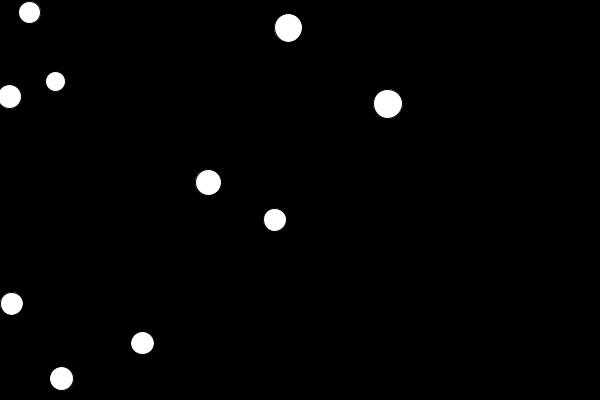
Frame 1 (no input)
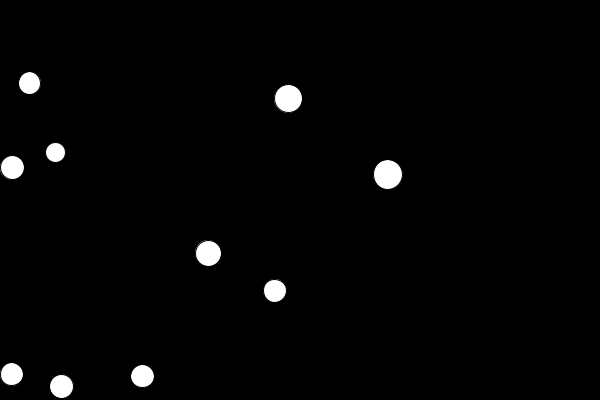
Frame 60 (the mouse pressed at the canvas centre just before this capture)
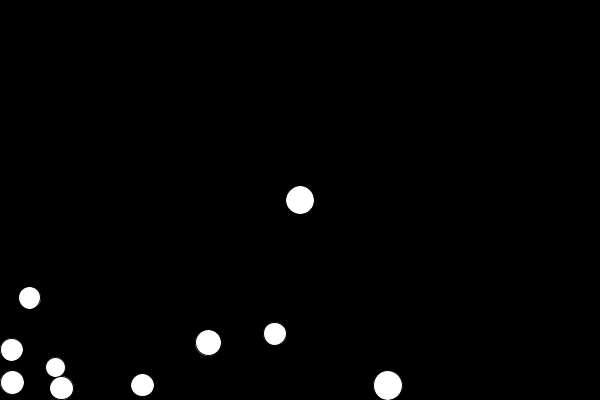
Frame 120 (the mouse held since frame 60 and released just before this capture)

The Processing sketch that drew these frames (run headless with seeded random() and noise(); from frame 60 on, the mouse is pressed at the canvas centre):

// Processing sketch: SimpleBall
// ── SimpleBall.pde
//Initiate an array of objects
Collider[] collide; 

//create some global constants

//the number of particles we will create
int particles = 10;

//some values that will drive the physics in our virtual space
float bounce = 0.005;
float gravity = 0.04;
float friction = -0.7;

void setup(){
  size(600,400);
  collide = new Collider[particles];
  
  for(int i = 0; i <particles; i++) {
    //PVector x,y --> random diameter, index
   collide[i] = new Collider(new PVector(random(width), random(height)), random(20,30), i); 
  }
  
}

void draw() {
 background(0); 
 
 for (Collider c : collide) {
  c.drawit(); 
  c.move();
  c.selected();
 }
}

//our object class - lets add some collisions
class Collider{
  
  PVector loc;
  PVector force = new PVector(0,0);
  float diameter;
  
  //will be useful
  int id;
  
  //make a constructor
  Collider(PVector locin, float di, int idi) {
    loc = locin;
    diameter = di;
    id = idi;
    
  }
  
    void move() {
    force.y+=gravity;
    loc.x+=force.x;
    loc.y+=force.y;
    
    if (loc.x+diameter/2 > width) { //when they hit the ground they'll my multiplited by friction and reposition -- a diminishing effect that pulls on it when it drops, dampening effect
      loc.x = width-diameter/2; 
      force.x*=friction;
    } else if (loc.x - diameter/2 <0) {
      loc.x=diameter/2;
      force.x*=friction;
    }
    if (loc.y+diameter/2 > height) {
      loc.y = height-diameter/2; 
      force.y*=friction;
    } else if (loc.y - diameter/2 <0) {
      loc.y=diameter/2;
      force.y*=friction;
    }
  }
  
  void drawit() {
   ellipse(loc.x, loc.y, diameter, diameter); 
  }
  
  void selected() {
   if(mousePressed) {
    if (dist(mouseX, mouseY, loc.x, loc.y) <= diameter/2) { //lets us select an individual circle within that diameter
      loc.x = mouseX;
      loc.y = mouseY;
    }
   }
  }

}
